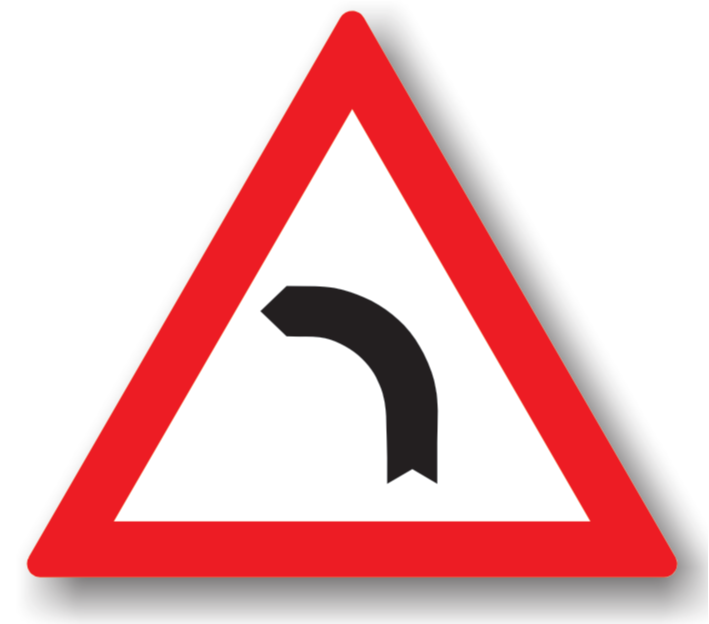
#> input picture data/raw/2627c2fe7f7552cbb5bbc881f6870d85.png, 709 x 624 px; its folder holds only this picture in this run
$ python transform.py
#> lines starting #> are read from the running program, lines starting #| are printed output that depends on the picture
import os
from PIL import Image
import numpy as np

RAW_DIR = "data/raw"
PROCESSED_DIR = "data/processed"
TARGET_SIZE = (128, 128)

def ensure_dir(path):
    if not os.path.exists(path):
        os.makedirs(path)

def load_image(path):
    img = Image.open(path).convert("L")
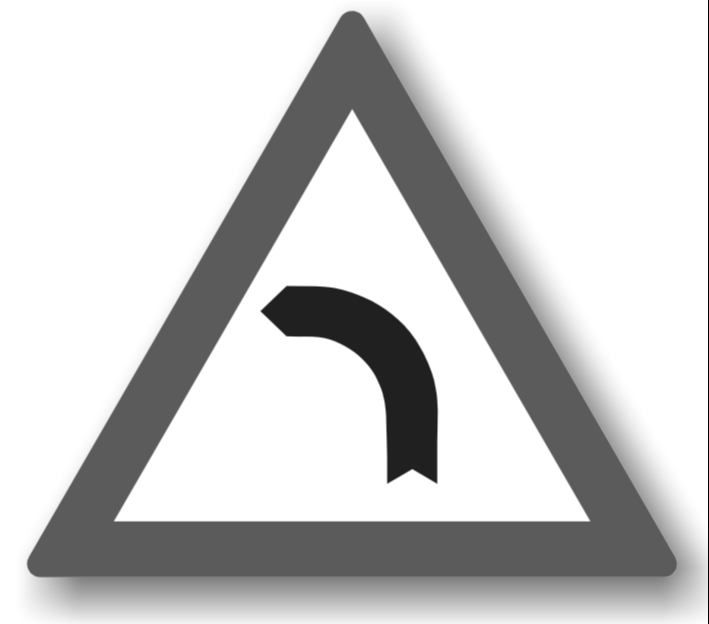
#> img: PIL image 709x624 L; min 0, max 255, mean 204.9
    return img

def resize_image(img):
    return img.resize(TARGET_SIZE)
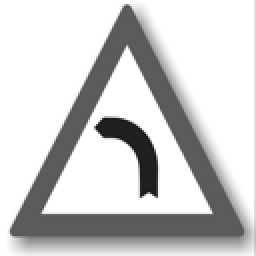
#> returned value: PIL image 128x128 L (shown 2 times larger); min 21, max 255, mean 204.9

def normalize_image(img_array):
    img_array = img_array.astype(np.float32)
    return img_array / 255.0
#> returned value: shape (128, 128) float32

def process_image(input_path, output_path):
    img = load_image(input_path)
    img = resize_image(img)

    img_array = np.array(img)
    img_array = normalize_image(img_array)

    normalized_image = Image.fromarray((img_array * 255).astype(np.uint8), mode="L")
    normalized_image.save(output_path)

def process_dataset():
    ensure_dir(PROCESSED_DIR)

    for root, _, files in os.walk(RAW_DIR):
        for file in files:
            if file.lower().endswith((".jpg", ".jpeg", ".png")):
                input_path = os.path.join(root, file)

                relative_path = os.path.relpath(root, RAW_DIR)
                output_folder = os.path.join(PROCESSED_DIR, relative_path)
                ensure_dir(output_folder)

                output_file = os.path.splitext(file)[0] + ".png"
                output_path = os.path.join(output_folder, output_file)

                process_image(input_path, output_path)

if __name__ == "__main__":
    process_dataset()
